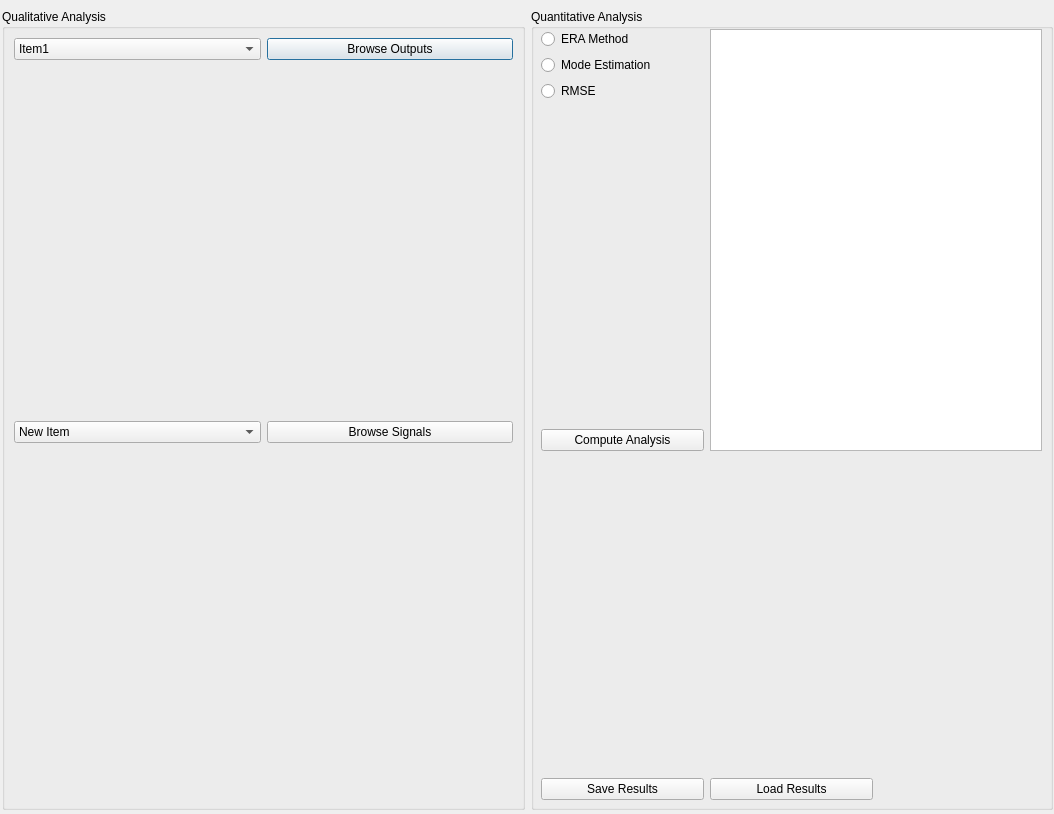
<?xml version="1.0" encoding="UTF-8"?>
<ui version="4.0">
 <class>Dialog</class>
 <widget class="QDialog" name="Dialog">
  <property name="geometry">
   <rect>
    <x>0</x>
    <y>0</y>
    <width>1054</width>
    <height>814</height>
   </rect>
  </property>
  <property name="windowTitle">
   <string>Dialog</string>
  </property>
  <widget class="QWidget" name="layoutWidget">
   <property name="geometry">
    <rect>
     <x>2</x>
     <y>9</y>
     <width>1051</width>
     <height>801</height>
    </rect>
   </property>
   <layout class="QHBoxLayout" name="horizontalLayout">
    <item>
     <widget class="QGroupBox" name="gb_Qualitative">
      <property name="title">
       <string>Qualitative Analysis</string>
      </property>
      <layout class="QGridLayout" name="gridLayout_2">
       <item row="0" column="0">
        <widget class="QComboBox" name="cbx_signalSimList">
         <item>
          <property name="text">
           <string>Item1</string>
          </property>
         </item>
         <item>
          <property name="text">
           <string>Item2</string>
          </property>
         </item>
        </widget>
       </item>
       <item row="0" column="1">
        <widget class="QPushButton" name="btn_loadSimulation">
         <property name="text">
          <string>Browse Outputs</string>
         </property>
        </widget>
       </item>
       <item row="2" column="0" colspan="2">
        <widget class="MatplotlibWidget" name="mplot_simOutputs" native="true"/>
       </item>
       <item row="3" column="0">
        <widget class="QComboBox" name="cbx_signalMeasList">
         <item>
          <property name="text">
           <string>New Item</string>
          </property>
         </item>
         <item>
          <property name="text">
           <string>New Item1</string>
          </property>
         </item>
        </widget>
       </item>
       <item row="3" column="1">
        <widget class="QPushButton" name="btn_loadMeasurements">
         <property name="text">
          <string>Browse Signals</string>
         </property>
        </widget>
       </item>
       <item row="4" column="0" colspan="2">
        <widget class="MatplotlibWidget" name="mplot_measurements" native="true"/>
       </item>
      </layout>
     </widget>
    </item>
    <item>
     <widget class="QGroupBox" name="gb_Quantitative">
      <property name="title">
       <string>Quantitative Analysis</string>
      </property>
      <widget class="QWidget" name="layoutWidget">
       <property name="geometry">
        <rect>
         <x>10</x>
         <y>20</y>
         <width>501</width>
         <height>771</height>
        </rect>
       </property>
       <layout class="QGridLayout" name="gridLayout">
        <item row="6" column="1">
         <widget class="QPushButton" name="btn_loadResults">
          <property name="text">
           <string>Load Results</string>
          </property>
         </widget>
        </item>
        <item row="4" column="0">
         <widget class="QPushButton" name="btn_analysis">
          <property name="text">
           <string>Compute Analysis</string>
          </property>
         </widget>
        </item>
        <item row="6" column="0">
         <widget class="QPushButton" name="btn_saveResults">
          <property name="text">
           <string>Save Results</string>
          </property>
         </widget>
        </item>
        <item row="5" column="0" colspan="3">
         <widget class="MatplotlibWidget" name="mplot_validation" native="true">
          <property name="autoFillBackground">
           <bool>false</bool>
          </property>
         </widget>
        </item>
        <item row="2" column="0">
         <widget class="QRadioButton" name="rbt_rmse">
          <property name="text">
           <string>RMSE</string>
          </property>
         </widget>
        </item>
        <item row="1" column="0" colspan="2">
         <widget class="QRadioButton" name="rbt_modeEstimation">
          <property name="text">
           <string>Mode Estimation</string>
          </property>
         </widget>
        </item>
        <item row="0" column="0">
         <widget class="QRadioButton" name="rbt_era">
          <property name="text">
           <string>ERA Method</string>
          </property>
         </widget>
        </item>
        <item row="0" column="1" rowspan="5" colspan="2">
         <widget class="QListWidget" name="lst_report"/>
        </item>
       </layout>
      </widget>
     </widget>
    </item>
   </layout>
  </widget>
 </widget>
 <customwidgets>
  <customwidget>
   <class>MatplotlibWidget</class>
   <extends>QWidget</extends>
   <header>matplotlibwidget</header>
  </customwidget>
 </customwidgets>
 <resources/>
 <connections/>
</ui>
